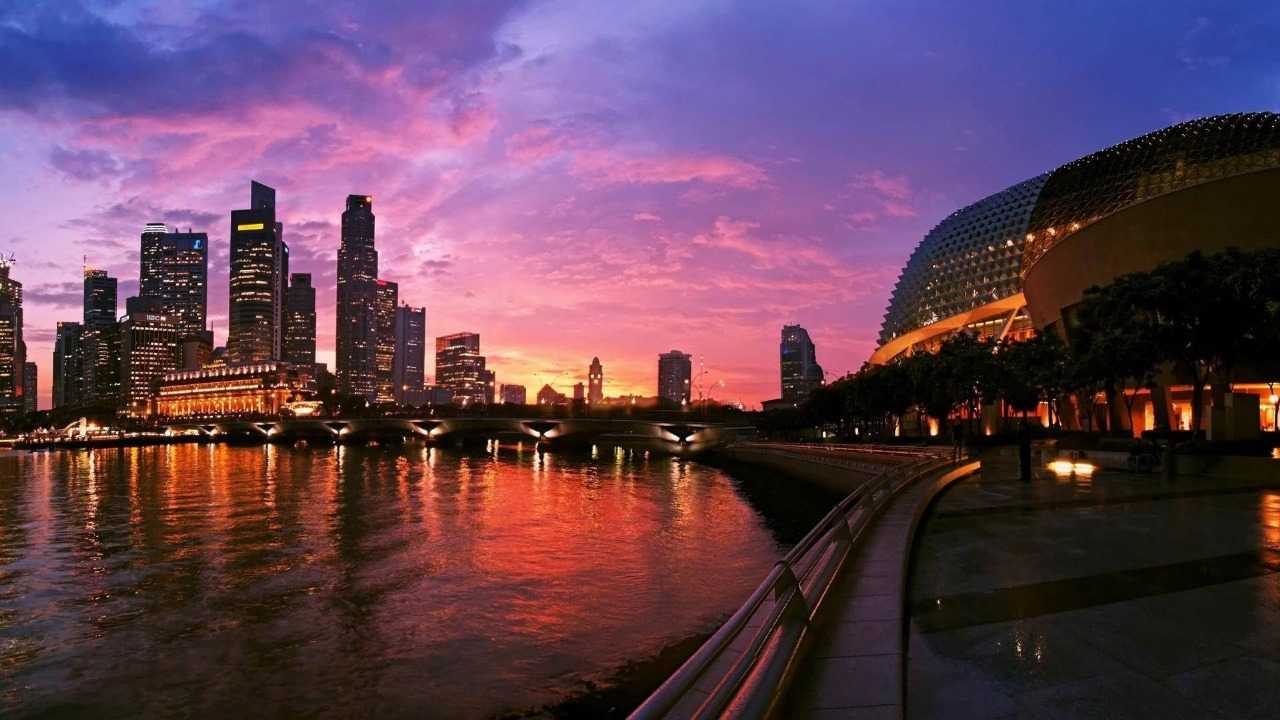
#> input picture Sem-7/CV/Assignment_4/data/1.jpeg, 1280 x 720 px
$ python -i bokeh.py   (imports and definitions only)
#> lines starting #> are read from the running program, lines starting #| are printed output that depends on the picture; after the words box and inside, x2 and y2 are one past the last pixel; in counts of white or black regions, pixels touching at a corner belong together
#> further down, picture is the input picture: shape (720, 1280, 3); mean B, G, R 84.7, 65.5, 96.7
import gradio as gr
import cv2


def determine_parameters(input_image):
    # Convert the input image to grayscale
    grayscale_image = cv2.cvtColor(input_image, cv2.COLOR_BGR2GRAY)
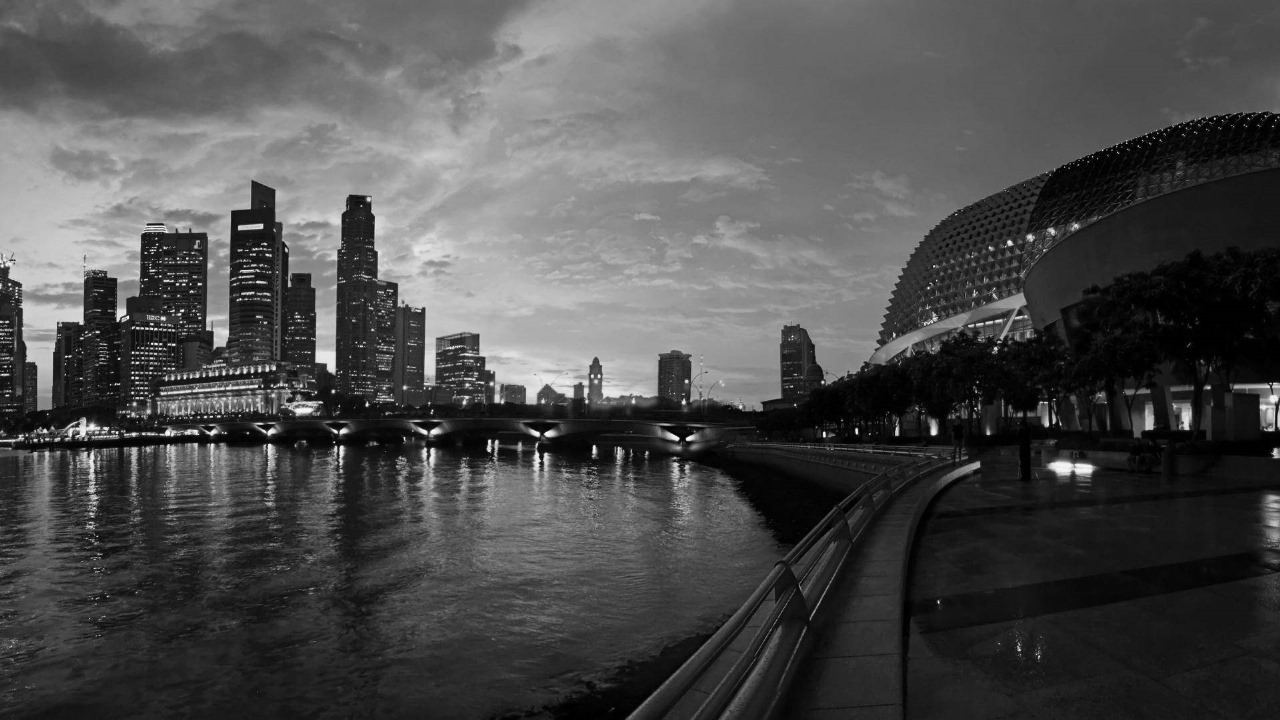
#> grayscale_image: shape (720, 1280); min 0, max 254, mean 77

    # Apply adaptive thresholding to determine the optimal threshold value
    threshold_value, tup = cv2.threshold(grayscale_image, 0, 255, cv2.THRESH_BINARY + cv2.THRESH_OTSU)
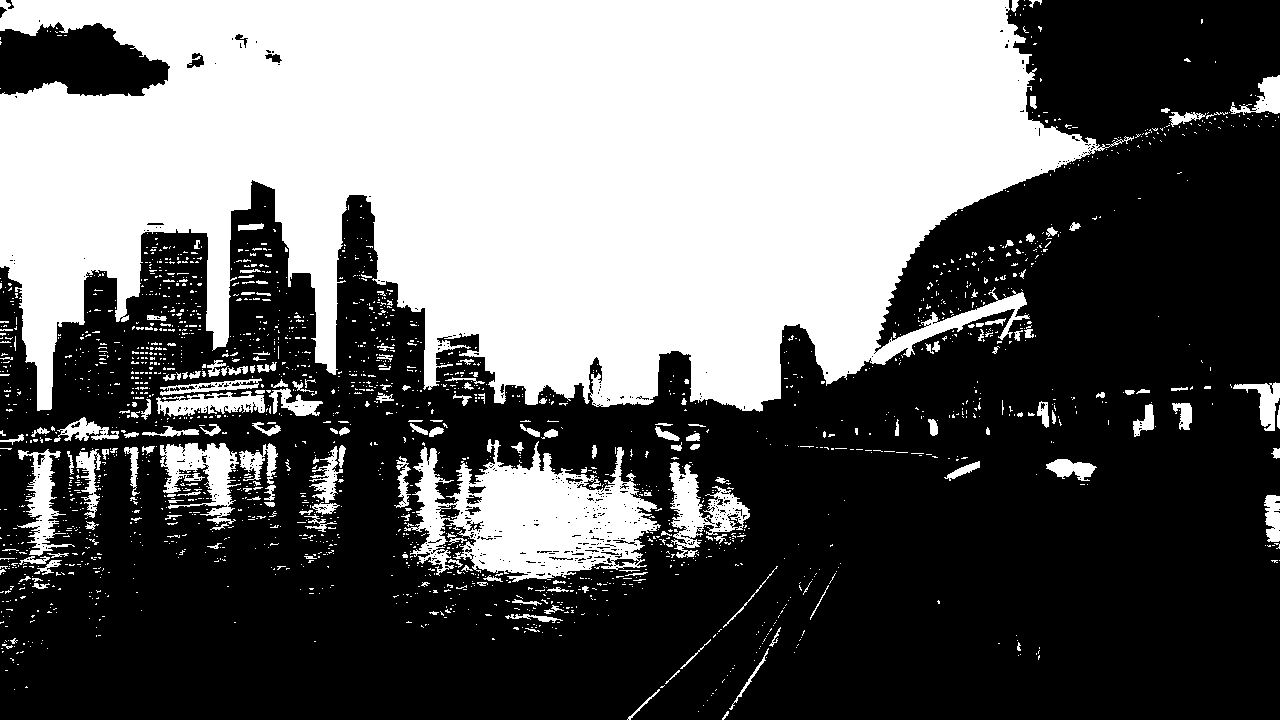
#> tup: shape (720, 1280); 40.6% white; 2111 white regions (1910 under 20 px), largest, box (x1, y1, x2, y2) and area: (0, 0, 1134, 412) 318546, (404, 439, 661, 582) 19519, (160, 443, 241, 524) 3113
#> threshold_value = 86

    # Determine the optimal Gaussian blur kernel size and standard deviation based on the image size
    height, width = grayscale_image.shape
#> height = 720; width = 1280
    # Ensure kernel size is odd and at least 3
    kernel_size = (max(3, int(width / 10) | 1), max(3, int(height / 10) | 1))
#> kernel_size = (129, 73)
    sigma = (kernel_size[1]*0.5 - 1)*0.2
#> sigma = 7.1

    return threshold_value, kernel_size, sigma

def apply_bokeh_effect(input_image):
    # Check if the input image is loaded correctly
    if input_image is None:
        print("Error: Check if the input image path is correct")
        return

    # Determine parameters based on the input image
    threshold_value, kernel_size, sigma = determine_parameters(input_image)
#> threshold_value = 86; kernel_size = (129, 73); sigma = 7.1

    # Convert the input image to grayscale
    grayscale_image = cv2.cvtColor(input_image, cv2.COLOR_BGR2GRAY)

    # Apply binary thresholding using the determined threshold value
    _, binary_mask = cv2.threshold(grayscale_image, threshold_value, 255, cv2.THRESH_BINARY)

    # Invert the binary mask
    inverted_mask = cv2.bitwise_not(binary_mask)

    # Apply Gaussian blur to the background using the determined kernel size and sigma
    blurred_background = cv2.GaussianBlur(input_image, kernel_size, sigma)
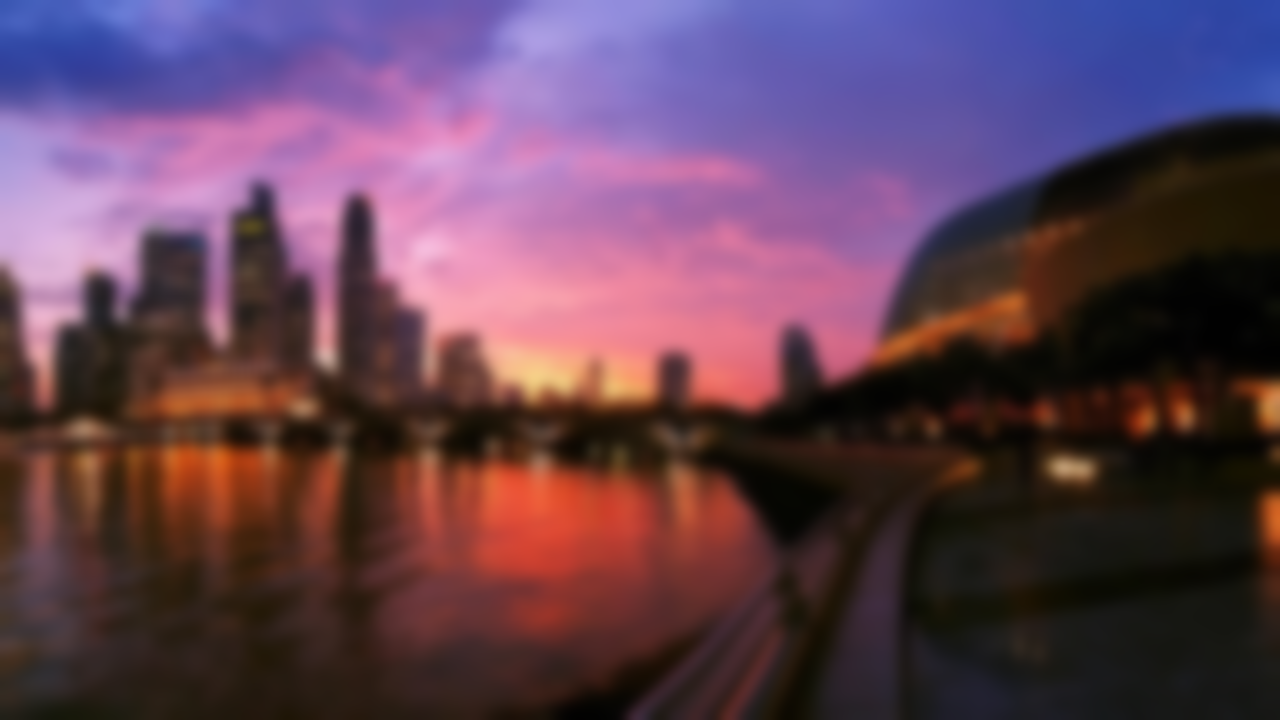
#> blurred_background: shape (720, 1280, 3); mean B, G, R 84.7, 65.5, 96.7

    # Combine the segmented subject and blurred background
    input_image[inverted_mask == 255] = blurred_background[inverted_mask == 255]
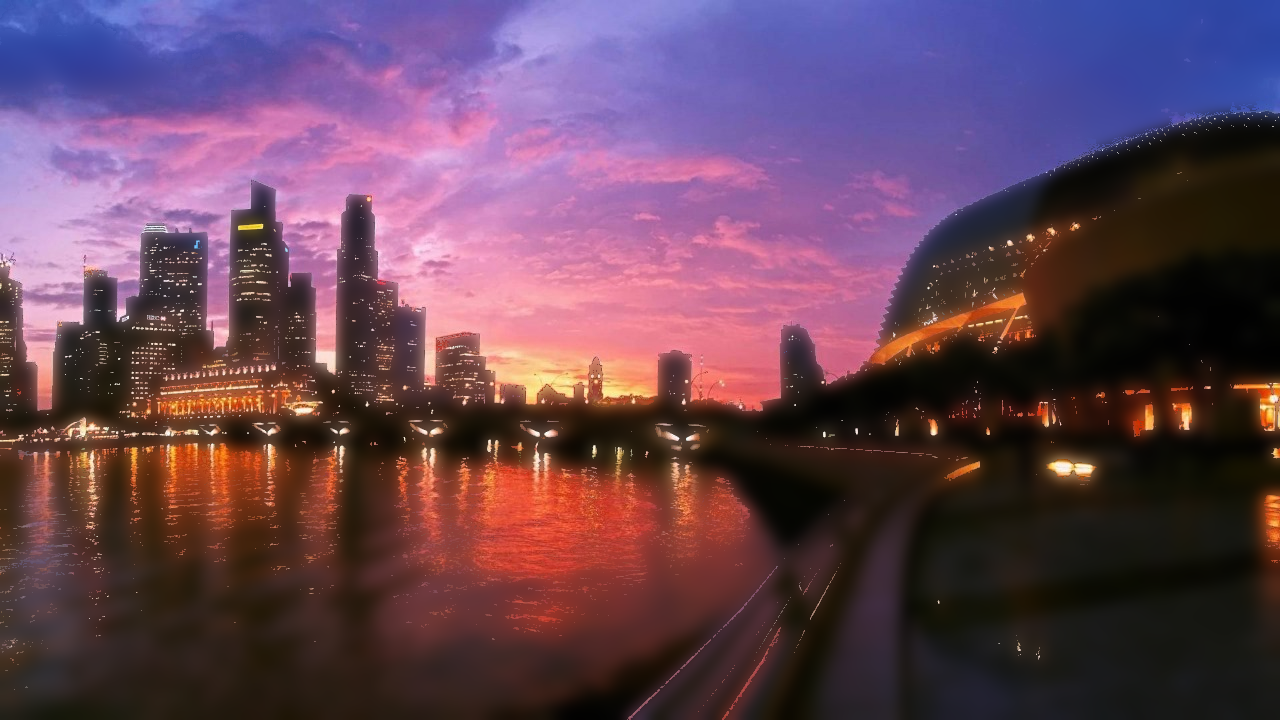
#> input_image: shape (720, 1280, 3); mean B, G, R 87.2, 68.2, 100.3

    return input_image

# [1 line that did not run here, left out]
# [1 line not run here, left out]

>>> import cv2
>>> picture = cv2.imread('data/1.jpeg')
>>> result = apply_bokeh_effect(picture)

$ run again, on Sem-7/CV/Assignment_4/data/2.jpeg
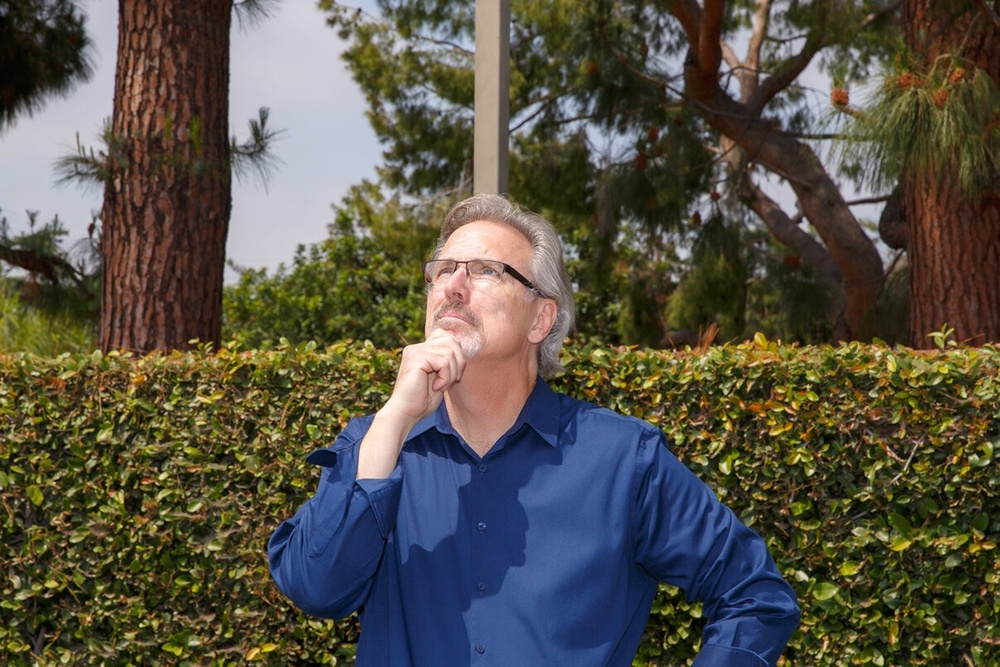
#> input picture Sem-7/CV/Assignment_4/data/2.jpeg, 1000 x 667 px, shrunk from 1206 x 804 before the run
#> picture is the input picture: shape (667, 1000, 3); mean B, G, R 69.9, 81.9, 86.3
#> in determine_parameters, `threshold_value, tup = cv2.threshold(grayscale_image, 0, 255, cv2.THRE..`:
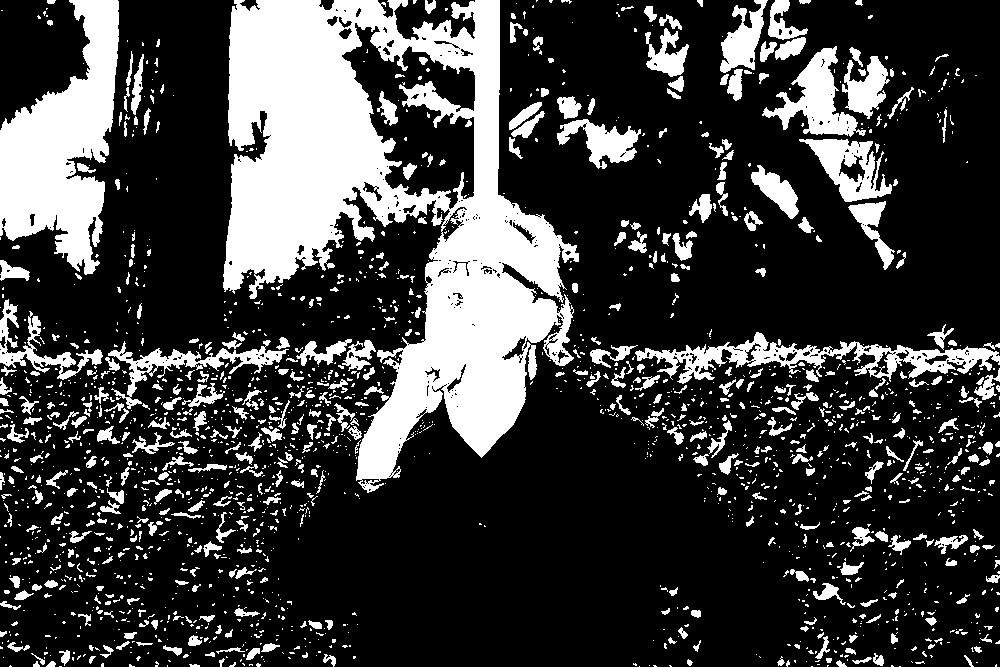
#> tup: shape (667, 1000); 24.3% white; 2035 white regions (1533 under 20 px), largest, box (x1, y1, x2, y2) and area: (223, 0, 579, 493) 78446, (0, 0, 119, 275) 17916, (635, 332, 1000, 384) 5785
#> in determine_parameters, `threshold_value, tup = cv2.threshold(grayscale_image, 0, 255, cv2.THRE..`: threshold_value = 109
#> in apply_bokeh_effect, `threshold_value, kernel_size, sigma = determine_parameters(input_image)`: kernel_size = (101, 67); sigma = 6.5
#> in apply_bokeh_effect, `input_image[inverted_mask == 255] = blurred_background[inverted_mask =..`:
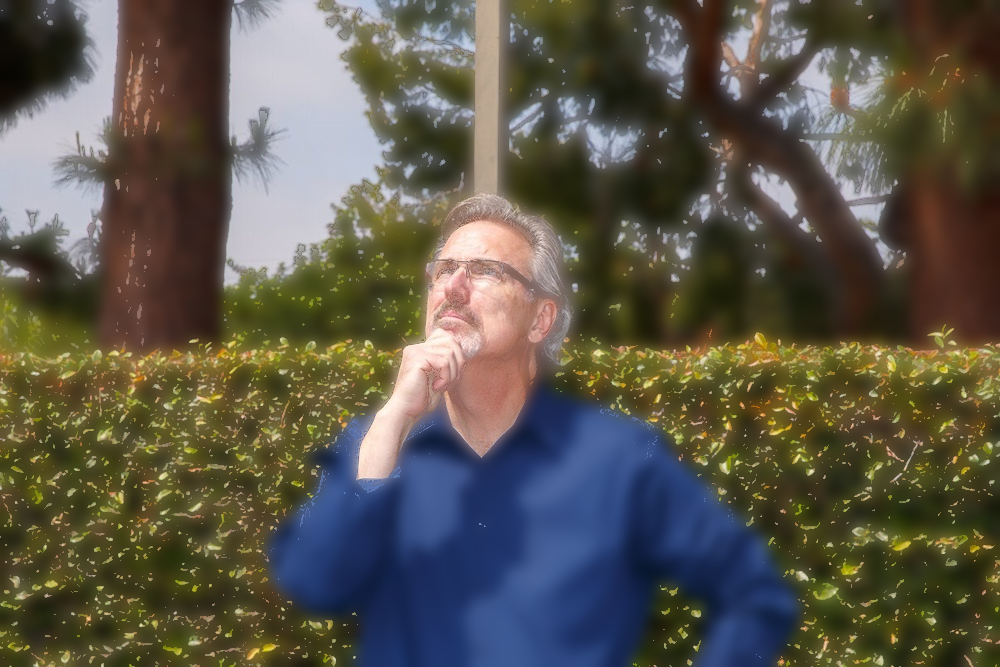
#> input_image: shape (667, 1000, 3); mean B, G, R 74.9, 87.5, 92.1
